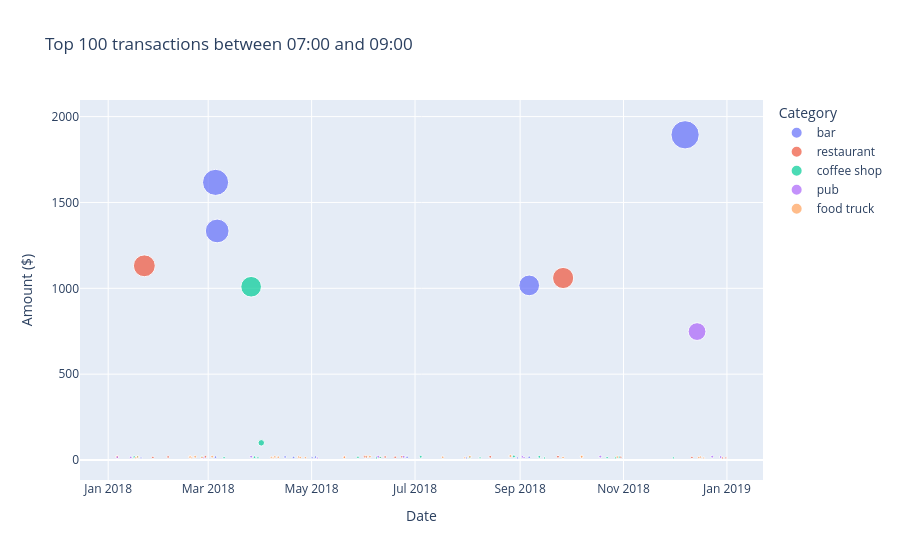

Notebook cell for this chart:
### Code cell
px.scatter(
    top_100_early.reset_index(),
    x="date", y="amount", color="category", size="amount",
    hover_data=["holder_name", "merchant_name"],
    labels={"date": "Date", "amount": "Amount ($)", "category": "Category"},
    title="Top 100 transactions between 07:00 and 09:00",
)

### Figure 1 — Plotly figure (JSON) as saved in the notebook; plotly's stock layout.template omitted (floating-point values rounded to 4 significant figures)
{"data": [{"customdata": [["Robert Johnson", "Curry, Scott and Richardson"], ["Crystal Clark", "Mccarty-Thomas"], ["Nancy Contreras", "Griffin-Woodard"], ["Robert Johnson", "Jacobs, Torres and Walker"], ["Megan Price", "Patton-Rivera"], ["Kevin Spencer", "Smith PLC"], ["Sara Cooper", "Perry and Sons"], ["Danielle Green", "Robles Inc"], ["Nancy Contreras", "Jacobs, Torres and Walker"], ["Kevin Spencer", "Colon Ltd"], ["Crystal Clark", "Wood-Ramirez"], ["Stephanie Dalton", "Vasquez-Parker"], ["Kyle Tucker", "Martinez-Robinson"], ["Megan Price", "Fleming, Smith and Collins"], ["Stephanie Dalton", "Pugh-Williams"], ["Danielle Green", "Perry and Sons"]], "hovertemplate": "Category=bar<br>Date=%{x}<br>Amount ($)=%{marker.size}<br>holder_name=%{customdata[0]}<br>merchant_name=%{customdata[1]}<extra></extra>", "legendgroup": "bar", "marker": {"color": "#636efa", "size": [1894.0, 1617.0, 1334.0, 1017.0, 17.78, 17.47, 17.03, 16.64, 16.58, 15.98, 15.94, 15.04, 12.98, 11.96, 11.93, 11.86], "sizemode": "area", "sizeref": 4.735, "symbol": "circle"}, "mode": "markers", "name": "bar", "orientation": "v", "showlegend": true, "type": "scatter", "x": ["2018-12-07T07:22:03.000000", "2018-03-05T08:26:08.000000", "2018-03-06T07:18:09.000000", "2018-09-06T08:28:55.000000", "2018-04-15T08:32:38.000000", "2018-06-02T07:44:39.000000", "2018-06-08T07:31:57.000000", "2018-05-03T07:20:28.000000", "2018-03-05T07:34:15.000000", "2018-09-06T08:35:35.000000", "2018-06-26T08:00:22.000000", "2018-04-20T08:27:59.000000", "2018-05-01T07:40:00.000000", "2018-01-20T08:35:34.000000", "2018-07-31T07:44:59.000000", "2018-08-30T08:46:49.000000"], "xaxis": "x", "y": [1894.0, 1617.0, 1334.0, 1017.0, 17.78, 17.47, 17.03, 16.64, 16.58, 15.98, 15.94, 15.04, 12.98, 11.96, 11.93, 11.86], "yaxis": "y"}, {"customdata": [["Crystal Clark", "Walker, Deleon and Wolf"], ["Robert Johnson", "Jenkins, Peterson and Beck"], ["Brandon Pineda", "Lee LLC"], ["Kyle Tucker", "Bond, Lewis and Rangel"], ["Kevin Spencer", "Lowe PLC"], ["Michael Floyd", "Cline, Myers and Strong"], ["Malik Carlson", "Johnson, Rivas and Anderson"], ["Shane Shaffer", "Wilson and Sons"], ["John Martin", "Lowe PLC"], ["Brandon Pineda", "Murphy, Heath and Fields"], ["Dana Washington", "Walters-Ward"], ["Beth Hernandez", "Martin Inc"], ["Malik Carlson", "Herrera Group"], ["Nancy Contreras", "Martin Inc"], ["Mark Lewis", "Vaughn, Wilson and Hall"], ["Kyle Tucker", "Greene LLC"], ["Robert Johnson", "Greene LLC"], ["Malik Carlson", "Wilson and Sons"], ["Stephanie Dalton", "Riggs-Adams"], ["Mark Lewis", "Berry-Lopez"]], "hovertemplate": "Category=restaurant<br>Date=%{x}<br>Amount ($)=%{marker.size}<br>holder_name=%{customdata[0]}<br>merchant_name=%{customdata[1]}<extra></extra>", "legendgroup": "restaurant", "marker": {"color": "#EF553B", "size": [1131.0, 1060.0, 19.33, 19.02, 18.72, 18.56, 18.54, 18.52, 18.35, 17.85, 17.56, 17.48, 16.16, 15.98, 15.94, 15.15, 14.92, 12.25, 11.91, 11.87], "sizemode": "area", "sizeref": 4.735, "symbol": "circle"}, "mode": "markers", "name": "restaurant", "orientation": "v", "showlegend": true, "type": "scatter", "x": ["2018-01-22T08:07:03.000000", "2018-09-26T08:48:40.000000", "2018-06-01T08:56:59.000000", "2018-09-23T07:30:56.000000", "2018-01-06T08:42:50.000000", "2018-06-23T07:12:06.000000", "2018-08-14T08:38:49.000000", "2018-02-27T08:27:00.000000", "2018-01-06T07:00:32.000000", "2018-02-05T08:37:24.000000", "2018-06-13T08:46:29.000000", "2018-05-20T08:36:46.000000", "2018-06-10T07:55:27.000000", "2018-06-19T07:16:54.000000", "2018-10-30T07:08:04.000000", "2018-01-27T08:36:58.000000", "2018-12-11T07:42:50.000000", "2018-12-29T08:11:55.000000", "2018-01-17T07:56:09.000000", "2018-12-31T08:22:17.000000"], "xaxis": "x", "y": [1131.0, 1060.0, 19.33, 19.02, 18.72, 18.56, 18.54, 18.52, 18.35, 17.85, 17.56, 17.48, 16.16, 15.98, 15.94, 15.15, 14.92, 12.25, 11.91, 11.87], "yaxis": "y"}, {"customdata": [["Laurie Gibbs", "Padilla-Clements"], ["Nancy Contreras", "Padilla-Clements"], ["Matthew Gutierrez", "Pitts, Salinas and Garcia"], ["Matthew Gutierrez", "Smith-Stephens"], ["Michael Floyd", "Smith-Stephens"], ["Kevin Spencer", "Wallace and Sons"], ["Matthew Gutierrez", "Mcdaniel, Hines and Mcfarland"], ["Elizabeth Sawyer", "Ferguson Ltd"], ["Crystal Clark", "Williams, Wright and Wagner"], ["Matthew Gutierrez", "Maxwell, Tapia and Villanueva"], ["Shane Shaffer", "Pitts, Salinas and Garcia"], ["John Martin", "Williams, Wright and Wagner"], ["Sean Taylor", "Osborne-Page"], ["John Martin", "Sweeney-Paul"], ["Shane Shaffer", "Collins LLC"], ["Mark Lewis", "Sanders, Parks and Mcfarland"], ["Sara Cooper", "Jones, Clark and Hoover"], ["Brandon Pineda", "Ferguson Ltd"], ["Sean Taylor", "Rodriguez, Dunlap and Nunez"], ["Nancy Contreras", "Kim-Lopez"], ["Crystal Clark", "Pitts, Salinas and Garcia"]], "hovertemplate": "Category=coffee shop<br>Date=%{x}<br>Amount ($)=%{marker.size}<br>holder_name=%{customdata[0]}<br>merchant_name=%{customdata[1]}<extra></extra>", "legendgroup": "coffee shop", "marker": {"color": "#00cc96", "size": [1009.0, 100.0, 20.71, 18.93, 18.48, 18.14, 17.54, 17.36, 16.85, 16.36, 15.96, 15.05, 14.42, 13.83, 13.53, 12.98, 12.96, 12.52, 12.32, 11.88, 11.72], "sizemode": "area", "sizeref": 4.735, "symbol": "circle"}, "mode": "markers", "name": "coffee shop", "orientation": "v", "showlegend": true, "type": "scatter", "x": ["2018-03-26T07:41:59.000000", "2018-04-01T07:17:21.000000", "2018-08-28T07:17:14.000000", "2018-07-04T08:51:29.000000", "2018-09-12T07:33:19.000000", "2018-02-25T07:55:21.000000", "2018-01-18T08:18:50.000000", "2018-01-16T08:02:04.000000", "2018-10-29T07:18:34.000000", "2018-03-28T07:36:02.000000", "2018-05-28T07:57:39.000000", "2018-06-10T08:20:40.000000", "2018-08-02T07:13:49.000000", "2018-10-22T07:41:56.000000", "2018-03-10T08:52:09.000000", "2018-10-27T08:04:44.000000", "2018-03-30T08:12:28.000000", "2018-08-08T08:36:23.000000", "2018-11-30T08:52:20.000000", "2018-06-08T07:25:30.000000", "2018-09-15T08:33:49.000000"], "xaxis": "x", "y": [1009.0, 100.0, 20.71, 18.93, 18.48, 18.14, 17.54, 17.36, 16.85, 16.36, 15.96, 15.05, 14.42, 13.83, 13.53, 12.98, 12.96, 12.52, 12.32, 11.88, 11.72], "yaxis": "y"}, {"customdata": [["Megan Price", "Johnson-Fuller"], ["Crystal Clark", "Johnson-Fuller"], ["Crystal Clark", "Johnson-Fuller"], ["Matthew Gutierrez", "Jarvis-Turner"], ["Mark Lewis", "Allen, Ramos and Carroll"], ["Gary Jacobs", "Little-Floyd"], ["Mark Lewis", "Carter-Blackwell"], ["John Martin", "Johnson-Fuller"], ["Sara Cooper", "Whitehead-Sexton"], ["Mark Lewis", "Robertson-Smith"], ["Megan Price", "Boone, Davis and Townsend"], ["Kevin Spencer", "Robertson-Smith"], ["John Martin", "Rowe-Abbott"], ["Brandon Pineda", "Bryant, Thomas and Collins"]], "hovertemplate": "Category=pub<br>Date=%{x}<br>Amount ($)=%{marker.size}<br>holder_name=%{customdata[0]}<br>merchant_name=%{customdata[1]}<extra></extra>", "legendgroup": "pub", "marker": {"color": "#ab63fa", "size": [748.0, 19.86, 19.34, 19.27, 18.82, 18.6, 17.8, 17.13, 16.28, 15.21, 13.59, 13.46, 11.68, 11.65], "sizemode": "area", "sizeref": 4.735, "symbol": "circle"}, "mode": "markers", "name": "pub", "orientation": "v", "showlegend": true, "type": "scatter", "x": ["2018-12-14T08:51:41.000000", "2018-10-18T07:16:04.000000", "2018-03-26T08:08:27.000000", "2018-12-23T07:39:47.000000", "2018-06-09T07:29:28.000000", "2018-06-24T07:28:48.000000", "2018-09-02T07:36:42.000000", "2018-12-28T07:02:38.000000", "2018-01-06T08:49:34.000000", "2018-01-14T07:33:54.000000", "2018-09-03T07:27:55.000000", "2018-02-26T07:31:20.000000", "2018-02-25T07:37:03.000000", "2018-05-04T08:21:59.000000"], "xaxis": "x", "y": [748.0, 19.86, 19.34, 19.27, 18.82, 18.6, 17.8, 17.13, 16.28, 15.21, 13.59, 13.46, 11.68, 11.65], "yaxis": "y"}, {"customdata": [["Kevin Spencer", "Marshall-Lopez"], ["Kevin Spencer", "Kelley-Roberts"], ["Stephanie Dalton", "Wilson, Roberts and Davenport"], ["Danielle Green", "Reed Group"], ["Sara Cooper", "Wilson, Roberts and Davenport"], ["Peter Mckay", "Combs-Jones"], ["Mark Lewis", "Walker, Campbell and Sullivan"], ["Stephanie Dalton", "Fowler and Sons"], ["Malik Carlson", "Dominguez PLC"], ["Mark Lewis", "Richardson, Smith and Jordan"], ["Brandon Pineda", "Garcia PLC"], ["Sara Cooper", "Norton, Burton and Smith"], ["Michael Floyd", "Cooper, Carpenter and Jackson"], ["Stephanie Dalton", "Yoder-Zavala"], ["Beth Hernandez", "Richardson, Smith and Jordan"], ["Kevin Spencer", "Solis Group"], ["John Martin", "Combs-Jones"], ["Stephanie Dalton", "Vega, Jones and Castro"], ["Michael Floyd", "Mccullough-Murphy"], ["Peter Mckay", "Combs-Jones"], ["Megan Price", "Wilson, Roberts and Davenport"], ["Nancy Contreras", "Solis Group"], ["Kyle Tucker", "Marshall-Lopez"], ["Peter Mckay", "Walker, Campbell and Sullivan"], ["Malik Carlson", "Kelley-Roberts"], ["Sara Cooper", "Baker Inc"], ["Robert Johnson", "Clark and Sons"], ["John Martin", "Solis Group"], ["Dana Washington", "Kelly, Dyer and Schmitt"]], "hovertemplate": "Category=food truck<br>Date=%{x}<br>Amount ($)=%{marker.size}<br>holder_name=%{customdata[0]}<br>merchant_name=%{customdata[1]}<extra></extra>", "legendgroup": "food truck", "marker": {"color": "#FFA15A", "size": [23.13, 20.44, 19.5, 19.49, 18.98, 18.93, 18.76, 18.53, 18.3, 17.73, 17.53, 16.85, 16.65, 16.38, 16.35, 16.21, 16.07, 15.37, 15.1, 14.94, 14.8, 14.36, 14.3, 13.52, 12.67, 12.5, 12.17, 11.73, 11.7], "sizemode": "area", "sizeref": 4.735, "symbol": "circle"}, "mode": "markers", "name": "food truck", "orientation": "v", "showlegend": true, "type": "scatter", "x": ["2018-08-26T07:15:18.000000", "2018-10-07T08:16:54.000000", "2018-03-03T08:42:02.000000", "2018-06-04T08:30:28.000000", "2018-02-21T08:21:10.000000", "2018-08-02T07:44:24.000000", "2018-06-02T07:45:48.000000", "2018-10-07T07:08:08.000000", "2018-02-18T08:54:19.000000", "2018-04-09T07:08:11.000000", "2018-01-18T08:58:13.000000", "2018-10-28T07:02:33.000000", "2018-04-23T08:18:49.000000", "2018-02-18T07:25:42.000000", "2018-12-16T08:41:53.000000", "2018-07-17T08:10:36.000000", "2018-04-11T08:26:52.000000", "2018-05-20T07:05:42.000000", "2018-02-25T08:23:37.000000", "2018-09-26T07:52:23.000000", "2018-04-07T07:18:20.000000", "2018-12-15T08:34:15.000000", "2018-04-24T07:41:49.000000", "2018-04-27T08:08:38.000000", "2018-01-17T07:31:03.000000", "2018-07-30T08:49:16.000000", "2018-02-19T08:50:36.000000", "2018-04-08T07:06:20.000000", "2018-12-18T07:45:28.000000"], "xaxis": "x", "y": [23.13, 20.44, 19.5, 19.49, 18.98, 18.93, 18.76, 18.53, 18.3, 17.73, 17.53, 16.85, 16.65, 16.38, 16.35, 16.21, 16.07, 15.37, 15.1, 14.94, 14.8, 14.36, 14.3, 13.52, 12.67, 12.5, 12.17, 11.73, 11.7], "yaxis": "y"}], "layout": {"legend": {"itemsizing": "constant", "title": {"text": "Category"}, "tracegroupgap": 0}, "title": {"text": "Top 100 transactions between 07:00 and 09:00"}, "xaxis": {"anchor": "y", "domain": [0.0, 1.0], "title": {"text": "Date"}}, "yaxis": {"anchor": "x", "domain": [0.0, 1.0], "title": {"text": "Amount ($)"}}}}
